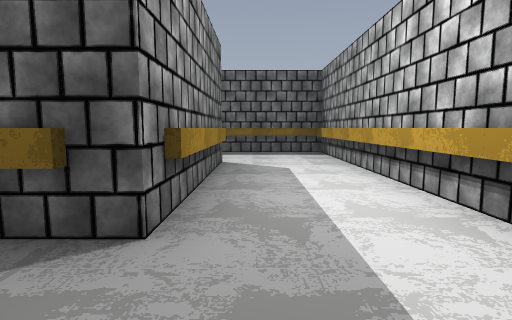
[1] (above)

21 first-person views from a walk through a Godot game level. The camera is 1.2 m above the floor, tilts 6° down and sees 80° across. The floor is counted in squares, 2 m on a side. Each view is taken from the middle of a square. On the plan, view 1 faces up. The plan holds only what a view shows up to about 9 squares ahead; the rest is blank. The place goes on beyond the plan. Characters and animated objects are left out. Some surface patterns are stand-ins.

[2]
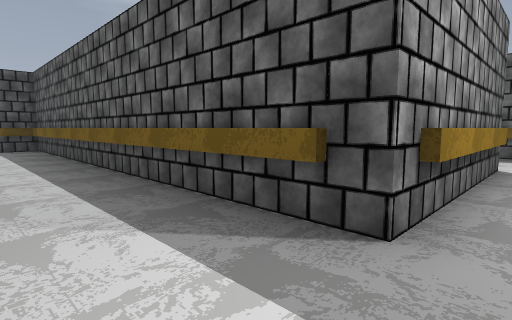

[3]
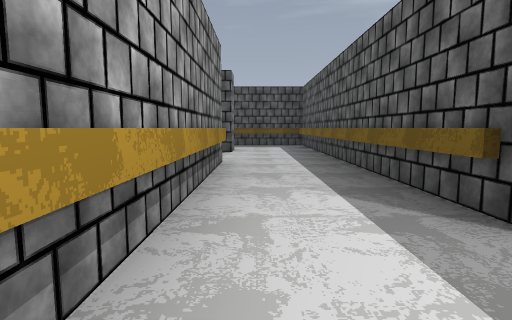

[4]
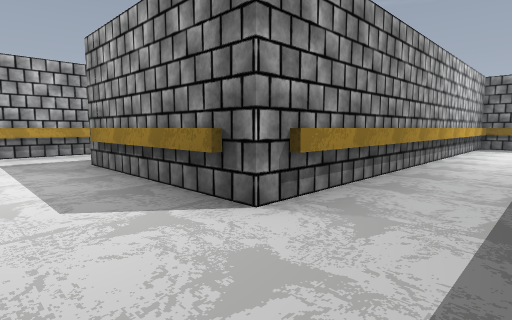

[5]
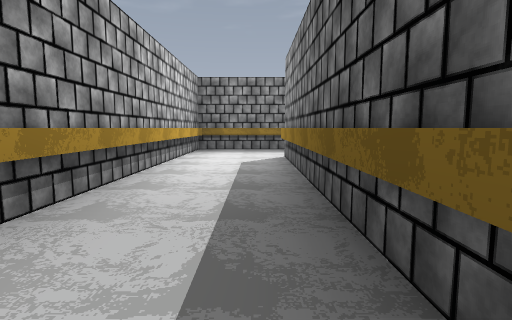

[6]
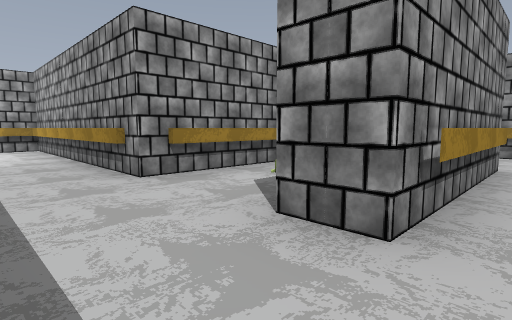

[7]
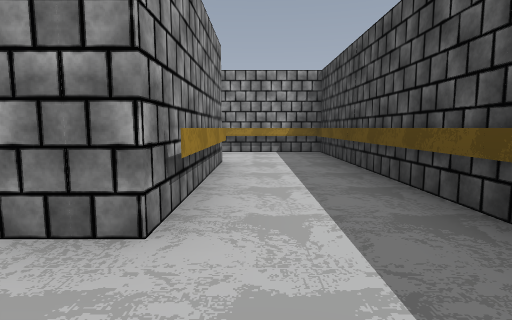

[8]
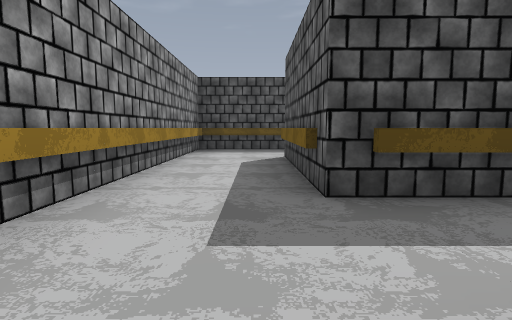

[9]
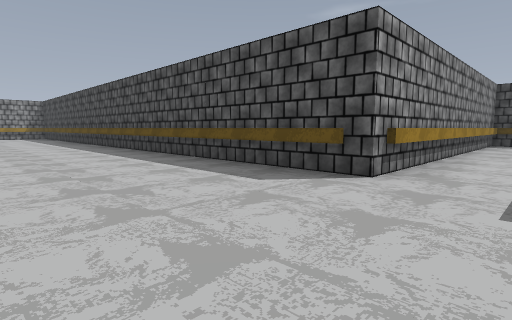

[10]
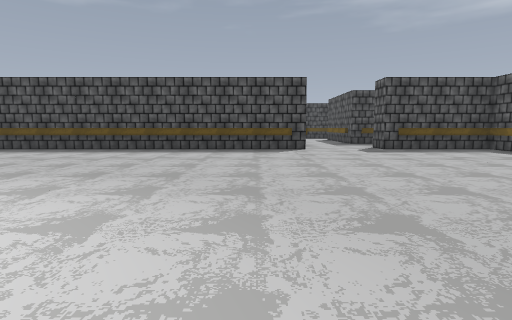

[11]
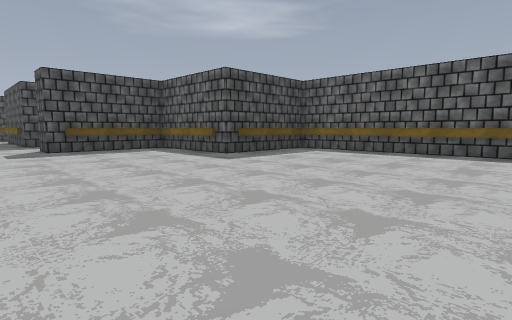

[12]
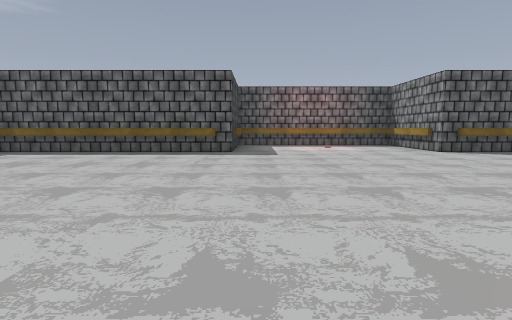

[13]
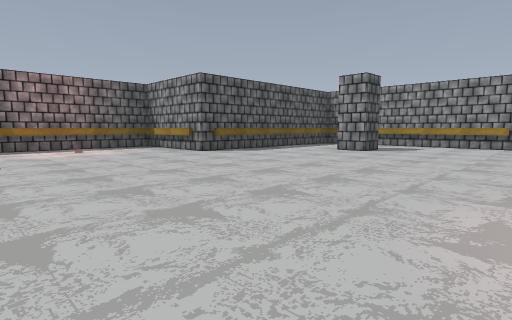

[14]
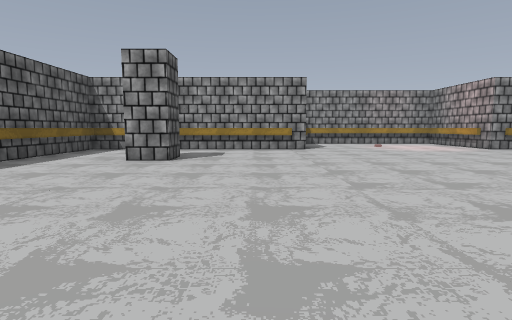

[15]
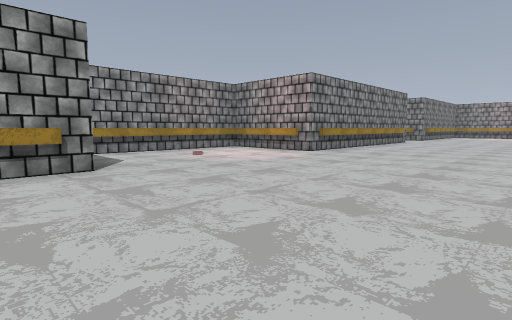

[16]
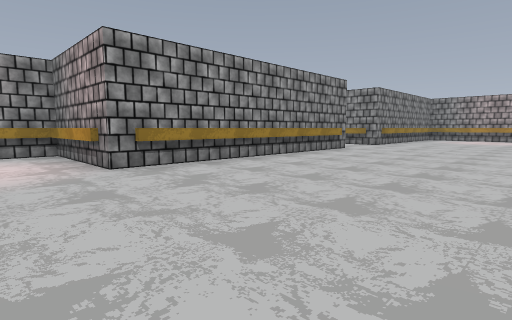

[17]
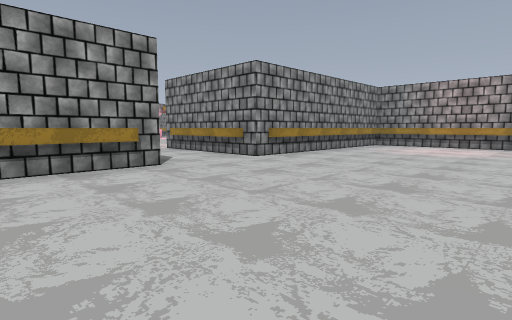

[18]
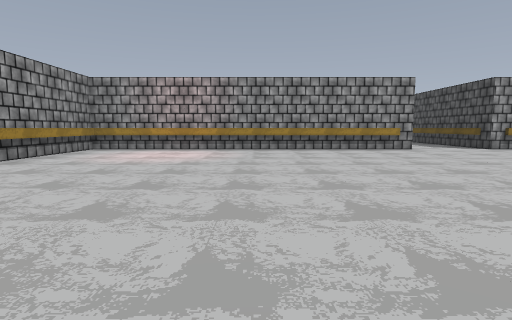

[19]
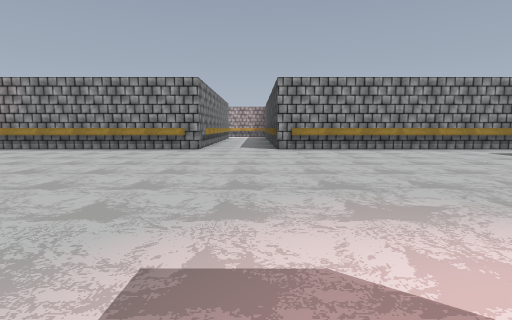

[20]
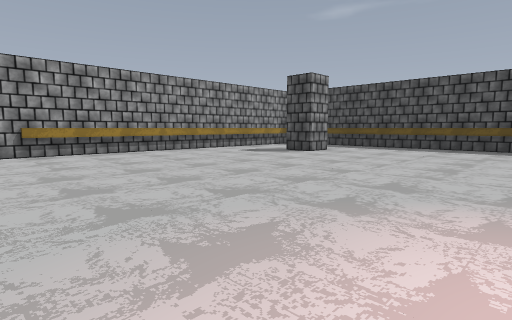

[21]
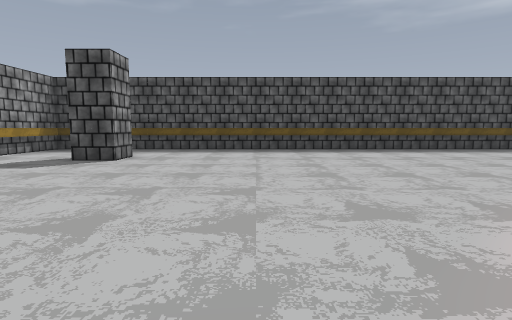

### Floor plan
Points are (right, up) in squares from view 1. A wall is a line through its corners. A room is listed if a view was taken in it or the views show most of it. See-through windows are left out.
Room 1 (views 1, 2, 3, 4, 5)
walls: (-1.5, 7.6) (-7.4, 7.6); (-9.6, 7.9) (-9.6, 5.4) (-0.6, 5.4) (-0.6, 1.6) (-6.6, 1.6); (1.6, 1.7) (1.6, 7.6) (-0.9, 7.6); (-4.4, -3.1) (-4.4, -0.6) (1.6, -0.6) (1.6, 0.2)
ways out: opening at (-7, 0.5) to room 2
Room 2 (views 6, 7)
walls: (-3.6, -2.8) (-3.6, -4.4) (-7.4, -4.4) (-7.4, -0.6) (-6.5, -0.6); (-9.6, -0.8) (-9.6, -6.6) (-1.6, -6.6); (-6.6, 1.6) (-9.6, 1.6) (-9.6, 0.8)
ways out: opening at (-7, 0.5) to room 1; opening at (-1, -5.5) to room 3
Room 3 (views 8, 9, 10, 11, 12, 13, 14, 15, 16, 17, 18, 19, 20, 21)
walls: (19.6, -16.5) (19.6, -9.6) (22.6, -9.6) (22.6, -8.6); (19.6, -4.5) (19.6, -0.8); (17.5, -1.4) (16.6, -1.4) (16.6, -0.5); (-1.6, -6.6) (-0.6, -6.6) (-0.6, -22.5); (22.6, -8.4) (22.6, -5.3); (8.4, 2.1) (8.4, 1.6) (2.4, 1.6) (2.4, -1.4) (-0.6, -1.4) (-0.6, -4.4) (-1.5, -4.4); (1.5, -21.6) (2.4, -21.6) (2.4, -22.5); (15.4, 1.6) (13.6, 1.6) (13.6, 3.4); (10.6, -25) (10.6, -24.6) (19.6, -24.6) (19.6, -18.6); (19.6, 0.6) (19.6, 1.6) (16.2, 1.6); (12.4, 4.6) (9.7, 4.6); (1.7, -24.6) (8.4, -24.6) (8.4, -25.1); (-0.6, -24.1) (-0.6, -24.6) (1.5, -24.6)
ways out: opening at (-1, -5.5) to room 2; opening at (20, -17.5)
objects: other object (11, 3); other object (21, -7)

Positions as (right, up) in squares from view 1, and headings:
1: (0, 0), facing up
2: (0, 0), facing up-left
3: (1, 0), facing left
4: (1, 7), facing down-left
5: (-1, 7), facing left
6: (-8, 1), facing down-right
7: (-8, 1), facing down
8: (-1, -5), facing left
9: (3, -5), facing down-left
10: (8, -8), facing left
11: (8, -6), facing up-left
12: (9, -6), facing up
13: (9, -5), facing up-right
14: (11, -3), facing right
15: (15, -3), facing down-right
16: (15, -8), facing down-right
17: (15, -14), facing down-right
18: (15, -16), facing down
19: (9, -16), facing down
20: (9, -17), facing down-left
21: (8, -19), facing left
